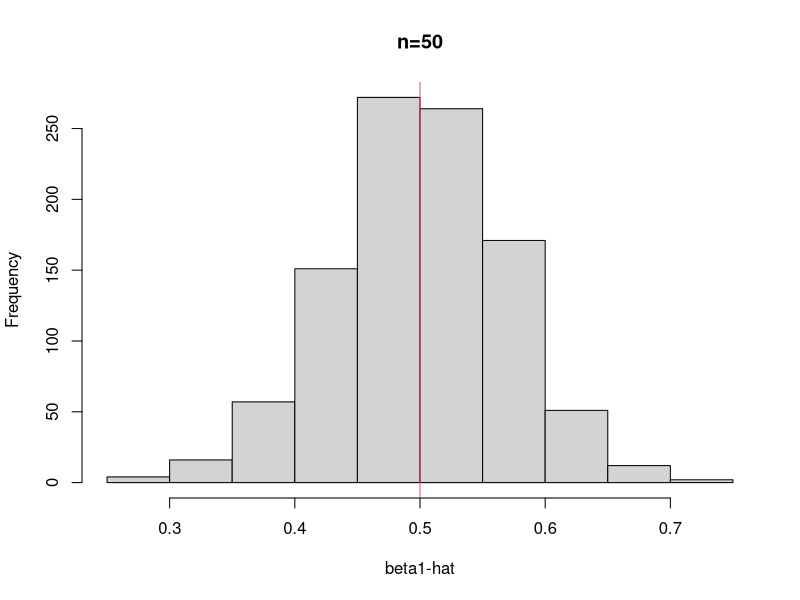

Generate this figure with R:
## ---- chunk 1
x <- c(165, 185)
x <- rep(x, 25)
N <- 1000

betaHat50 <- data.frame(beta0Hat = NA, beta1Hat = NA)

for (i in 1:N) {
  y <- 90 + 0.5 * x + rnorm(length(x), sd = 5)
  m <- lm(y ~ x)
  betaHat50[i, ] <- coef(m)
}
print(paste("Variance by simultaion: "))
print(var(betaHat50))
X <- matrix(nrow = 50, ncol = 2)
X[, 1] <- 1
X[, 2] <- x
Var50 <- solve(t(X) %*% X) * 25
print("Variance by formula:")
print(Var50)
## ---- chunk 2
hist(betaHat50$beta1Hat, main = "n=50", xlab = "beta1-hat")
abline(v = 0.5, col = 2)
